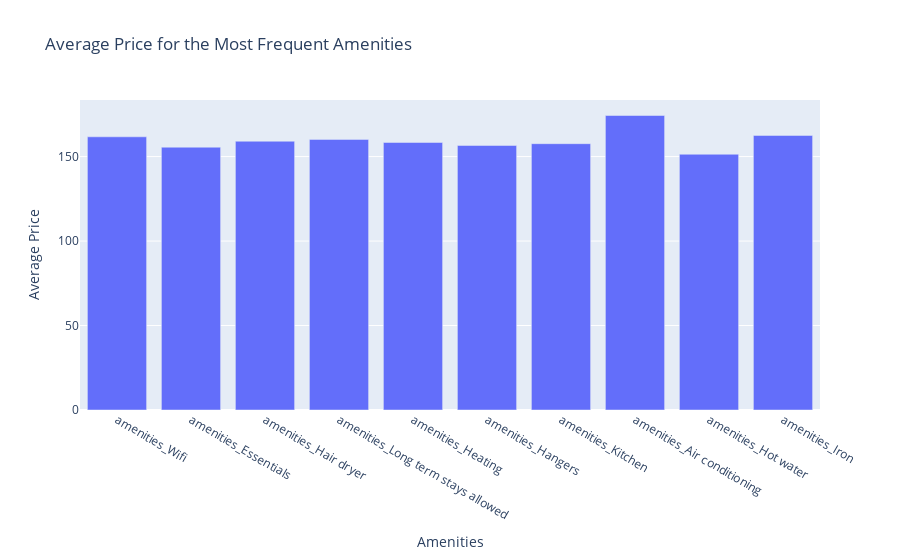

The notebook cell saved with this chart:
### Code cell
amenities = {}
for c in df.columns:
	if "amenities" in c: 
		amenities[c] = df[c].value_counts()[1]
amenities_list = sorted(amenities, key=amenities.get, reverse=True)[:10]
amenities = {c:df.groupby(c)['price'].mean()[1] for c in amenities_list}
fig = px.bar(x = amenities.keys(), y = amenities.values(), title = "Average Price for the Most Frequent Amenities", labels={
	"y": "Average Price",
	"x": "Amenities"
})
fig.show()

### Figure 1 — Plotly figure (JSON) as saved in the notebook; plotly's stock layout.template omitted (floating-point values rounded to 4 significant figures)
{"data": [{"alignmentgroup": "True", "hovertemplate": "Amenities=%{x}<br>Average Price=%{y}<extra></extra>", "legendgroup": "", "marker": {"color": "#636efa", "pattern": {"shape": ""}}, "name": "", "offsetgroup": "", "orientation": "v", "showlegend": false, "textposition": "auto", "type": "bar", "x": ["amenities_Wifi", "amenities_Essentials", "amenities_Hair dryer", "amenities_Long term stays allowed", "amenities_Heating", "amenities_Hangers", "amenities_Kitchen", "amenities_Air conditioning", "amenities_Hot water", "amenities_Iron"], "xaxis": "x", "y": [161.7, 155.6, 159.1, 160.2, 158.4, 156.6, 157.6, 174.3, 151.4, 162.5], "yaxis": "y"}], "layout": {"barmode": "relative", "legend": {"tracegroupgap": 0}, "title": {"text": "Average Price for the Most Frequent Amenities"}, "xaxis": {"anchor": "y", "domain": [0, 1], "title": {"text": "Amenities"}}, "yaxis": {"anchor": "x", "domain": [0, 1], "title": {"text": "Average Price"}}}}
